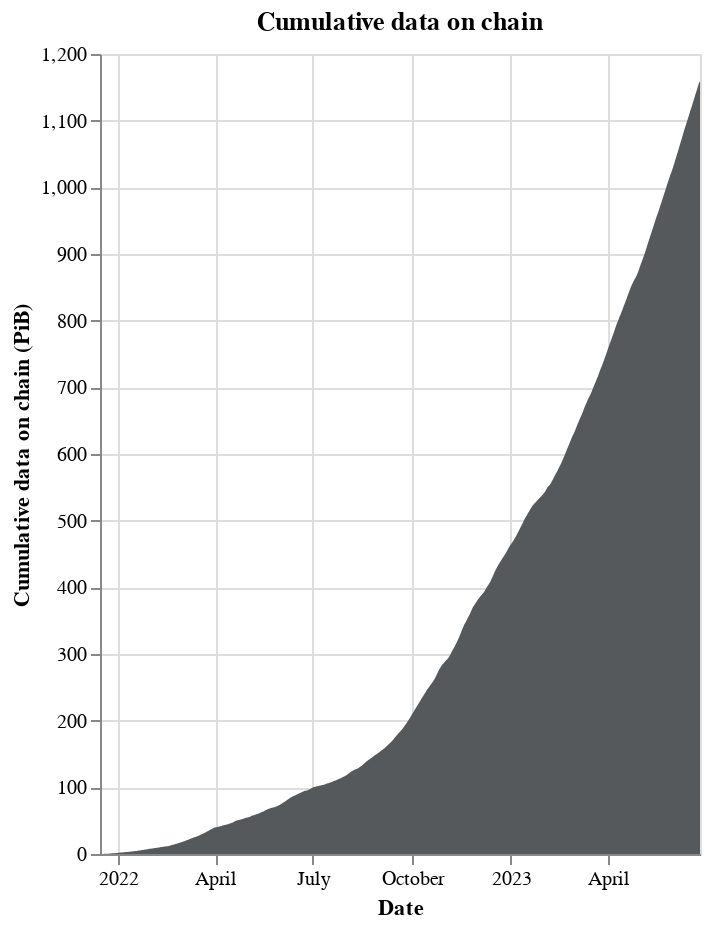

The notebook cell saved with this chart:
### Code cell
# Now cumulative data on chain

df["cumulative_data"] = df["total_stored_data"].cumsum()

alt.Chart(df).mark_area().encode(
    x=alt.X("date:T", title="Date"),
    y=alt.Y("cumulative_data:Q", title="Cumulative data on chain (PiB)"),
    color=alt.value("#55595c"),
    tooltip=["date:T", "cumulative_data:Q"],
).properties(
    width="container",
    height=400,
    title="Cumulative data on chain",
)

### Figure 1 — Vega-Lite specification as saved in the notebook (floating-point values rounded to 4 significant figures; data arrays with more than 128 entries replaced by an {"elided": "..."} marker saying what was removed)
{"config": {"view": {"continuousWidth": 300, "continuousHeight": 300}}, "data": {"name": "data-9297edb4383a16af28c3526ddd7ed00c"}, "mark": {"type": "area"}, "encoding": {"color": {"value": "#55595c"}, "tooltip": [{"field": "date", "type": "temporal"}, {"field": "cumulative_data", "type": "quantitative"}], "x": {"field": "date", "title": "Date", "type": "temporal"}, "y": {"field": "cumulative_data", "title": "Cumulative data on chain (PiB)", "type": "quantitative"}}, "height": 400, "title": "Cumulative data on chain", "width": "container", "$schema": "https://vega.github.io/schema/vega-lite/v5.8.0.json", "datasets": {"data-9297edb4383a16af28c3526ddd7ed00c": {"elided": "559 records"}}}
